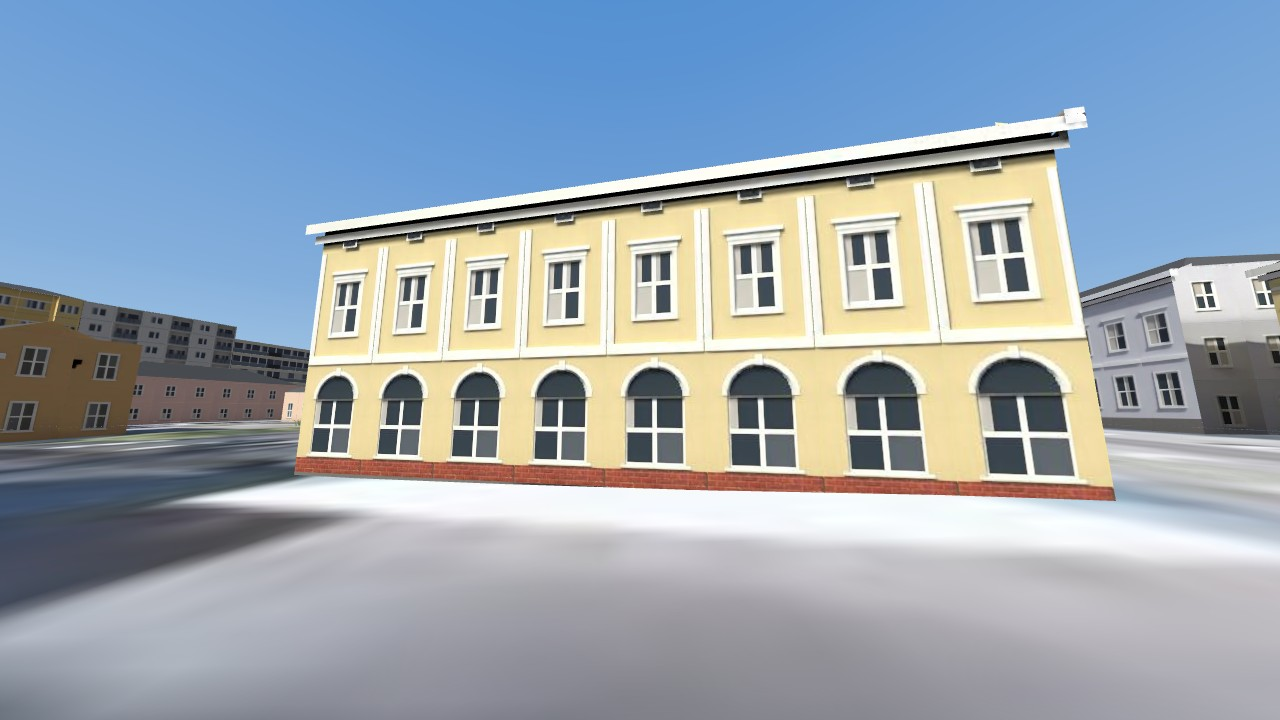
#> input picture tools/rautalanka/examples/peli_A1575a.jpg, 1280 x 720 px
$ python -i facade.py   (imports and definitions only)   (older library calls are emulated)
#> lines starting #> are read from the running program, lines starting #| are printed output that depends on the picture; after the words box and inside, x2 and y2 are one past the last pixel; in counts of white or black regions, pixels touching at a corner belong together
"""Automatic photo facade extraction for Porin kopterilento.

photo -> line segments -> vertical + horizontal vanishing points -> virtual camera rotation to a frontal,
metric view -> floor and bay periods by autocorrelation -> tile grid cut at wall (not window) lines ->
tiles that disagree with the rest (trees, lamp posts, tents, people) dropped -> clean storey module ->
full-height strip for the game (ground floor shopfront + storeys + parapet).

Everything is plain OpenCV/numpy so it runs on any machine; the GPU only matters for the optional
segmentation/inpainting stage (porikit.clean) and for Blender bakes.
"""
from __future__ import annotations
import json, math
from dataclasses import dataclass, asdict, field
import numpy as np
import cv2


# ---------------------------------------------------------------- geometry
def segments(img: np.ndarray, max_side: int = 1600):
    """LSD line segments on a downscaled grey image; returns (N,4) in full-image pixels and the scale."""
    h, w = img.shape[:2]; s = min(1.0, max_side / max(h, w))
    g = cv2.cvtColor(img, cv2.COLOR_BGR2GRAY) if img.ndim == 3 else img
    g = cv2.resize(g, (int(w * s), int(h * s)), interpolation=cv2.INTER_AREA) if s < 1 else g
    lsd = cv2.createLineSegmentDetector(cv2.LSD_REFINE_STD)
    L = lsd.detect(g)[0]
    if L is None: return np.zeros((0, 4)), s
    L = L.reshape(-1, 4) / s
    keep = np.hypot(L[:, 2] - L[:, 0], L[:, 3] - L[:, 1]) > max(h, w) * 0.025
    return L[keep], s


def _line(seg):
    p = np.array([seg[0], seg[1], 1.0]); q = np.array([seg[2], seg[3], 1.0]); l = np.cross(p, q)
    return l / (np.linalg.norm(l[:2]) + 1e-12)


def vanishing_point(segs: np.ndarray, iters: int = 1500, tol_deg: float = 1.2, rng=None):
    """RANSAC vanishing point of a family of segments; returns (vp homogeneous, inlier mask)."""
    rng = rng or np.random.default_rng(1)
    if len(segs) < 2: return None, np.zeros(len(segs), bool)
    lines = np.array([_line(s) for s in segs]); mids = np.c_[(segs[:, 0] + segs[:, 2]) / 2, (segs[:, 1] + segs[:, 3]) / 2, np.ones(len(segs))]
    dirs = np.c_[segs[:, 2] - segs[:, 0], segs[:, 3] - segs[:, 1]]; dirs /= np.linalg.norm(dirs, axis=1, keepdims=True) + 1e-12
    lens = np.hypot(dirs[:, 0], dirs[:, 1]) * np.hypot(segs[:, 2] - segs[:, 0], segs[:, 3] - segs[:, 1])
    best, bm = None, None; tol = math.radians(tol_deg)
    def score(vp):
        # angle between each segment and the ray from its midpoint to the vp
        if abs(vp[2]) < 1e-9: r = np.tile(vp[:2], (len(segs), 1))
        else: r = vp[:2] / vp[2] - mids[:, :2]
        r = r / (np.linalg.norm(r, axis=1, keepdims=True) + 1e-12)
        a = np.arccos(np.clip(np.abs((r * dirs).sum(1)), 0, 1)); m = a < tol
        return (lens * m).sum(), m
    for _ in range(iters):
        i, j = rng.choice(len(segs), 2, replace=False); vp = np.cross(lines[i], lines[j])
        if np.linalg.norm(vp) < 1e-12: continue
        sc, m = score(vp)
        if best is None or sc > best: best, bm, bv = sc, m, vp
    if bm is None or bm.sum() < 2: return None, np.zeros(len(segs), bool)
    # least squares refine on inliers: vp = smallest singular vector of the stacked lines
    A = lines[bm] * lens[bm, None]; vp = np.linalg.svd(A)[2][-1]
    return vp, score(vp)[1]


@dataclass
class Rectification:
    H: list                      # 3x3 homography photo -> frontal view
    size: tuple                  # output (w, h)
    f: float                     # focal length used (px)
    frontal: bool                # photo was already near frontal (no reliable horizontal vp)
    tilt_deg: float              # camera tilt that was removed
    yaw_deg: float               # facade angle that was removed
    region: tuple = ()           # facade area in the output (x0, y0, x1, y1)


def horizontal_vps(hor: np.ndarray, n: int = 4, min_frac: float = 0.05):
    """Sequential RANSAC: up to n horizontal vanishing points (one per visible facade), strongest first."""
    out, left = [], hor.copy(); total = np.hypot(hor[:, 2] - hor[:, 0], hor[:, 3] - hor[:, 1]).sum() + 1e-9
    for _ in range(n):
        if len(left) < 6: break
        vp, inl = vanishing_point(left)
        if vp is None: break
        ln = np.hypot(left[inl, 2] - left[inl, 0], left[inl, 3] - left[inl, 1]).sum()
        if ln / total < min_frac: break
        out.append((vp, left[inl])); left = left[~inl]
    return out


def rectify_all(img: np.ndarray, f_guess: float | None = None, max_out: int = 4096, n: int = 4):
    """One frontal, metric rectification per visible facade (virtual camera rotation H = K R K^-1)."""
    h, w = img.shape[:2]; c = np.array([w / 2, h / 2])
    L, _ = segments(img)
    ang = np.degrees(np.arctan2(L[:, 3] - L[:, 1], L[:, 2] - L[:, 0])) % 180
    vert = L[np.abs(ang - 90) < 25]; hor = L[(ang < 35) | (ang > 145)]
    vv, _ = vanishing_point(vert)
    out = []
    for hv, hseg in horizontal_vps(hor, n):
        f = f_guess or 1.1 * max(w, h); frontal = True
        if abs(hv[2]) > 1e-9 and np.linalg.norm(hv[:2] / hv[2] - c) < 12 * max(w, h): frontal = False
        if vv is not None and abs(vv[2]) > 1e-9 and not frontal and f_guess is None:
            d = -np.dot(vv[:2] / vv[2] - c, hv[:2] / hv[2] - c)
            if d > 0: f = float(np.clip(math.sqrt(d), 0.6 * max(w, h), 3.0 * max(w, h)))
        K = np.array([[f, 0, c[0]], [0, f, c[1]], [0, 0, 1.0]]); Ki = np.linalg.inv(K)
        up = Ki @ vv if vv is not None else np.array([0, -1.0, 0]); up = up / np.linalg.norm(up)
        if up[1] > 0: up = -up
        right = np.array([1.0, 0, 0]) if frontal else Ki @ hv
        right = right / np.linalg.norm(right)
        if right[0] < 0: right = -right
        right = right - up * np.dot(right, up); right /= np.linalg.norm(right)
        fwd = np.cross(right, -up); fwd /= np.linalg.norm(fwd)
        H = K @ np.stack([right, -up, fwd]) @ Ki
        # canvas: fit the facade's own segments (plus margin) rather than the whole photo
        P = np.c_[np.r_[hseg[:, 0], hseg[:, 2]], np.r_[hseg[:, 1], hseg[:, 3]], np.ones(2 * len(hseg))].T
        q = H @ P; q = q[:2] / q[2]
        fx0, fx1 = np.percentile(q[0], 2), np.percentile(q[0], 98); fy0, fy1 = np.percentile(q[1], 2), np.percentile(q[1], 98)
        mx, my = 0.08 * (fx1 - fx0), 0.15 * (fy1 - fy0)
        x0, x1, y0, y1 = fx0 - mx, fx1 + mx, fy0 - my, fy1 + my
        sc = min(1.0, max_out / max(x1 - x0, y1 - y0))
        T = np.array([[sc, 0, -x0 * sc], [0, sc, -y0 * sc], [0, 0, 1]])
        rec = Rectification((T @ H).tolist(), (int((x1 - x0) * sc), int((y1 - y0) * sc)), f, frontal,
                            math.degrees(math.asin(np.clip(-up[2], -1, 1))), math.degrees(math.atan2(right[2], right[0])))
        rec.region = (int((fx0 - x0) * sc), int((fy0 - y0) * sc), int((fx1 - x0) * sc), int((fy1 - y0) * sc))
        out.append(rec)
    return out


# [4 lines left out: function rectify, not called in this run]


def warp(img, rec: Rectification):
    return cv2.warpPerspective(img, np.array(rec.H), rec.size, flags=cv2.INTER_CUBIC, borderMode=cv2.BORDER_CONSTANT, borderValue=(0, 0, 0))


# [22 lines left out: functions warp_quad, _period, not called in this run]


def _phase(energy: np.ndarray, period: float):
    """Offset in [0, period) where a cut line crosses the least edge energy (a wall band, not a window)."""
    n = int(period); best, bo = None, 0
    for o in range(n):
        idx = np.arange(o, len(energy), period).astype(int); idx = idx[idx < len(energy)]
        v = energy[idx].mean() if len(idx) else 1e9
        if best is None or v < best: best, bo = v, o
    return bo


@dataclass
class Module:
    floor_px: float
    bay_px: float
    x0: float
    y0: float
    tiles_used: int
    tiles_total: int
    score_floor: float
    score_bay: float
    region: tuple = field(default_factory=tuple)
    single: bool = False


def _best_period(sig: np.ndarray, lo: int, hi: int):
    """Autocorrelation period; prefers the fundamental (a strong peak at p/2 wins over p)."""
    s = sig - sig.mean(); n = len(s); hi = min(hi, n // 2)
    if hi <= lo + 2: return None, 0.0
    ac = np.array([(s[:-k] * s[k:]).mean() for k in range(1, hi)]) / (s.var() + 1e-9)   # ac[k-1] = lag k
    peaks = [k for k in range(max(lo, 2), hi - 1) if ac[k - 1] >= ac[k - 2] and ac[k - 1] >= ac[k] and ac[k - 1] > 0.15]
    if not peaks: return None, 0.0
    k = max(peaks, key=lambda q: ac[q - 1])
    for d in (2, 3):                                          # fundamental check
        cand = [q for q in peaks if abs(q - k / d) <= max(2, k * 0.04)]
        if cand and ac[cand[0] - 1] > 0.8 * ac[k - 1]: k = cand[0]
    a, b, c = ac[k - 2], ac[k - 1], ac[k]; dd = (a - c) / (2 * (a - 2 * b + c) + 1e-12)
    return k + float(np.clip(dd, -0.5, 0.5)), float(ac[k - 1])


def find_module(rect: np.ndarray, region=None, floor_range=(40, 400), bay_range=(30, 900)):
    """Floor and bay period + phase inside region (x0,y0,x1,y1) of a rectified facade."""
    if region is None:
        valid = (rect.sum(2) > 0).astype(np.uint8); ys, xs = np.nonzero(valid)
        region = (int(np.percentile(xs, 3)), int(np.percentile(ys, 3)), int(np.percentile(xs, 97)), int(np.percentile(ys, 97)))
    x0, y0, x1, y1 = [int(v) for v in region]
    g = cv2.cvtColor(rect[y0:y1, x0:x1], cv2.COLOR_BGR2GRAY).astype(np.float32)
    ok = g > 0
    rows = np.array([r[m].mean() if m.sum() > 10 else 0 for r, m in zip(g, ok)])
    # columns: only the upper part (tents, trees and people sit low)
    gu = g[: max(10, int(g.shape[0] * 0.6))]; oku = gu > 0
    cols = np.array([c[m].mean() if m.sum() > 10 else 0 for c, m in zip(gu.T, oku.T)])
    fp, fs = _best_period(rows, *floor_range); bp, bs = _best_period(cols, *bay_range)
    single = fp is None or fp > 0.8 * (y1 - y0)                 # one storey (wooden houses): the whole selection is the module
    if single: fp = float(y1 - y0)
    if bp is None: bp = float(x1 - x0)
    # half / double ambiguity: shift the facade by the candidate period and compare it with itself;
    # the true period is the smallest shift that lines the facade up as well as twice that shift does
    def shift_diff(c, axis):
        k = int(round(c)); A = g if axis == 0 else gu
        if axis == 0: a, b = A[:-k], A[k:]
        else: a, b = A[:, :-k], A[:, k:]
        m = (a > 0) & (b > 0)
        return float(np.abs(a - b)[m].mean()) if m.sum() > 100 else 1e9
    for axis, rng_ in (((1, bay_range),) if single else ((0, floor_range), (1, bay_range))):
        p = fp if axis == 0 else bp; lim = (y1 - y0) if axis == 0 else (x1 - x0)
        cand = [c for c in (p / 2, p, p * 2) if rng_[0] <= c <= rng_[1] and c * 2 <= lim]
        dv = {c: shift_diff(c, axis) for c in cand}; best = min(dv.values())
        p = min(c for c in cand if dv[c] <= best * 1.1)
        if axis == 0: fp = p
        else: bp = p
    gy = np.abs(cv2.Sobel(g, cv2.CV_32F, 0, 1, ksize=3)); gx = np.abs(cv2.Sobel(gu, cv2.CV_32F, 1, 0, ksize=3))
    oy = _phase(gy.mean(1), fp); ox = _phase(gx.mean(0), bp)
    oy = 0 if single else oy
    m = Module(fp, bp, x0 + ox, y0 + oy, 0, 0, fs, bs, (x0, y0, x1, y1)); m.single = single
    return m


def extract_tile(rect: np.ndarray, m: Module, keep: float = 0.5):
    """Cut the facade into floor x bay tiles, drop the ones that disagree (occluders), median the rest."""
    fw, fh = int(round(m.bay_px)), int(round(m.floor_px)); x0, y0, x1, y1 = m.region
    tiles, pos = [], []
    j = 0
    while m.y0 + (j + 1) * m.floor_px <= y1 + 1:
        i = 0
        while m.x0 + (i + 1) * m.bay_px <= x1 + 1:
            M = np.float32([[1, 0, -(m.x0 + i * m.bay_px)], [0, 1, -(m.y0 + j * m.floor_px)]])
            t = cv2.warpAffine(rect, M, (fw, fh), flags=cv2.INTER_LINEAR).astype(np.float32)
            if (t.sum(2) == 0).mean() < 0.02: tiles.append(t); pos.append((i, j))
            i += 1
        j += 1
    if not tiles: raise ValueError('facade too small for a module')
    if len(tiles) == 1:                                           # one wall section (low houses): use it as it is
        m.tiles_used, m.tiles_total = 1, 1; return tiles[0].clip(0, 255).astype(np.uint8), pos, np.zeros(1)
    T = np.stack(tiles); med = np.median(T, 0)
    dev = np.abs(T - med).mean((1, 2, 3)); order = np.argsort(dev)
    n = max(2, int(math.ceil(len(T) * keep))); best = T[order[:n]]
    tile = np.median(best, 0)
    m.tiles_used, m.tiles_total = n, len(T)
    return tile.clip(0, 255).astype(np.uint8), [pos[k] for k in order[:n]], dev


# [38 lines left out: functions seamless, wall_colour, shopfront, build_strip, not called in this run]


# ---------------------------------------------------------------- one call
def process(photo_path: str, out_prefix: str, eave_m: float | None = None, quad=None, region=None, f_guess=None, floor_mul: float = 1.0, bay_mul: float = 1.0):
    """Whole automatic chain for one photo. Writes <out>_rect.jpg, <out>_tile.png, <out>.json (+ <out>_strip.jpg when eave_m is given)."""
#> called with out_prefix = 'out.png', floor_mul = 1, bay_mul = 1
    img = cv2.imread(photo_path)
#> img is the input picture: shape (720, 1280, 3); mean B, G, R 178.1, 165.9, 153.3
    if img is None: raise FileNotFoundError(photo_path)
    if quad is not None:
        q = np.float32(quad); wq = int(max(np.linalg.norm(q[1] - q[0]), np.linalg.norm(q[2] - q[3]))); hq = int(max(np.linalg.norm(q[3] - q[0]), np.linalg.norm(q[2] - q[1])))
        rect, H = warp_quad(img, quad, wq, hq); info = {'mode': 'quad', 'H': H.tolist()}
        m = find_module(rect, region)
        if eave_m and eave_m < 7.5:                                   # low house: board cladding is not a storey rhythm
            m.single = True; m.floor_px = float(m.region[3] - m.region[1]); m.y0 = float(m.region[1])
            m.bay_px = float(m.region[2] - m.region[0]); m.x0 = float(m.region[0])   # the whole selected wall section repeats
        m.floor_px *= floor_mul; m.bay_px *= bay_mul
        tile, used, dev = extract_tile(rect, m); cands = []
    else:
        cands = []
        for k, rec in enumerate(rectify_all(img, f_guess)):
#> in rectify_all, `h, w = img.shape[:2]`: h = 720; w = 1280
#> in rectify_all, `c = np.array([w / 2, h / 2])`: c = [640, 360]
#> in segments, `h, w = img.shape[:2]`: h = 720; w = 1280
#> in segments, `s = min(1.0, max_side / max(h, w))`: s = 1
#> in segments, `g = cv2.cvtColor(img, cv2.COLOR_BGR2GRAY) if img.ndim == 3 else img`:
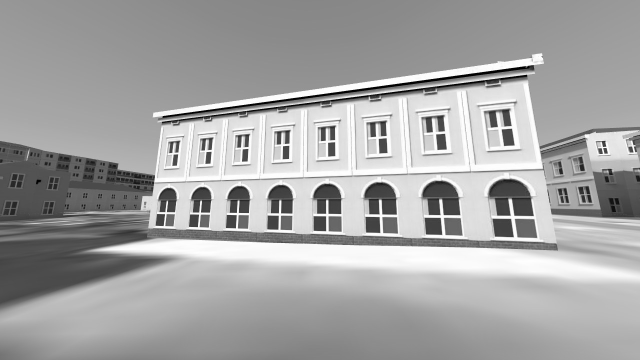
#> g: shape (720, 1280) (shown at 1/2 size); min 0, max 255, mean 163.6
#> in _line, `p = np.array([seg[0], seg[1], 1.0])`: p = [322.2, 251.9, 1]
#> in _line, `q = np.array([seg[2], seg[3], 1.0])`: q = [304.2, 391.7, 1]
#> in _line, `l = np.cross(p, q)`: l = [-139.8, -17.92, 49547.6]
#> in vanishing_point, `tol = math.radians(tol_deg)`: tol = 0.0209
#> in vanishing_point, `vp = np.linalg.svd(A)[2][-1]`: vp = [0.279, -0.96, 0.000436]
#> in horizontal_vps, `total = np.hypot(hor[:, 2] - hor[:, 0], hor[:, 3] - hor[:, 1]).sum() +`: total = 16337.7
            try:
                r = warp(img, rec); mm = find_module(r, region or rec.region); t, u, d = extract_tile(r, mm)
                cover = (mm.region[2] - mm.region[0]) * (mm.region[3] - mm.region[1]) / (r.shape[0] * r.shape[1])
                sc = mm.score_floor * mm.score_bay * (0.5 + cover)
                cands.append((sc, k, rec, r, mm, t, u))
            except ValueError: continue
#> this loop made 2 passes
#> pass 1, in process, `r = warp(img, rec)`:
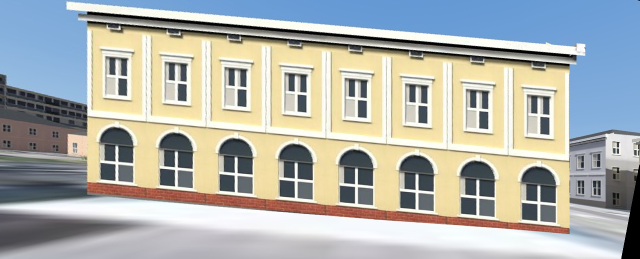
#> r: shape (517, 1279, 3) (shown at 1/2 size); mean B, G, R 173, 177.3, 174.4
#> pass 1, in find_module, `g = cv2.cvtColor(rect[y0:y1, x0:x1], cv2.COLOR_BGR2GRAY).astype(np.flo..`:
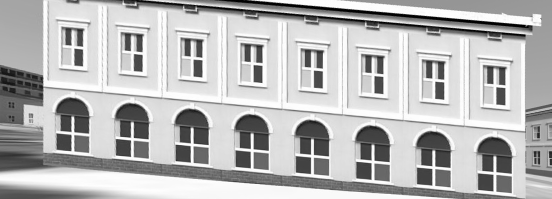
#> g: shape (398, 1103) float32 (shown at 1/2 size); min 0, max 255, mean 183.1
#> pass 1, in find_module, `ok = g > 0`:
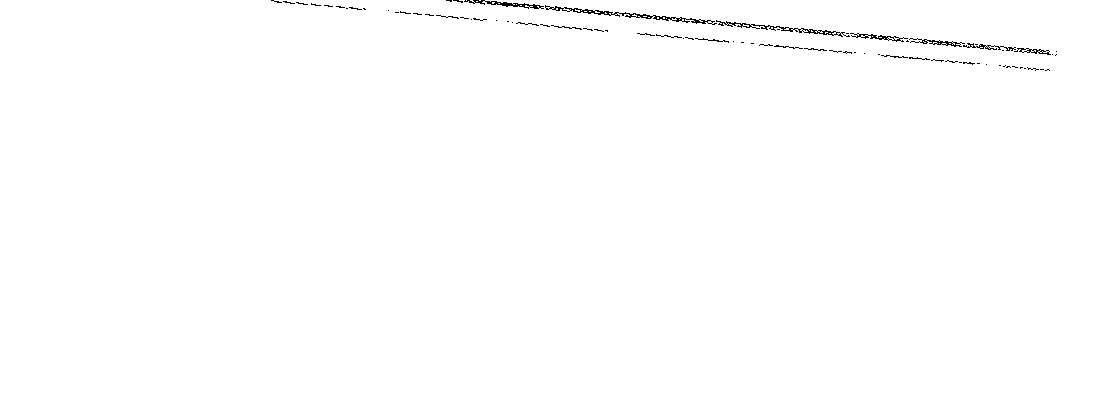
#> ok: shape (398, 1103) bool; 99.5% white; black in thin lines or dots, all inside (x1, y1, x2, y2) = (271, 0, 1057, 71)
#> after the loop:
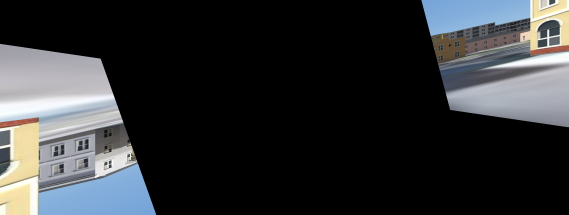
#> r: shape (1286, 3409, 3) (shown at 1/6 size); mean B, G, R 51.4, 49.3, 47.4
        if not cands: raise ValueError('no facade with a regular window rhythm')
        cands.sort(key=lambda c: -c[0]); sc, k, rec, rect, m, tile, used = cands[0]
#> after `sc, k, rec, rect, m, tile, used = cands[0]`:
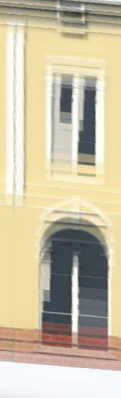
#> tile: shape (398, 121, 3); mean of channels 0, 1, 2 165.4, 191.6, 201.9; drawn as B, G, R
        info = {'mode': 'auto', 'candidate': k, 'score': sc, **{kk: v for kk, v in asdict(rec).items()}, 'alternatives': [
            {'candidate': c[1], 'score': c[0], 'yaw_deg': c[2].yaw_deg, 'floor_px': c[4].floor_px, 'bay_px': c[4].bay_px} for c in cands[1:]]}
        for c in cands[1:]: cv2.imwrite(f"{out_prefix}_alt{c[1]}_rect.jpg", c[3], [cv2.IMWRITE_JPEG_QUALITY, 80])
#> this loop made 0 passes
    cv2.imwrite(out_prefix + '_rect.jpg', rect, [cv2.IMWRITE_JPEG_QUALITY, 88]); cv2.imwrite(out_prefix + '_tile.png', tile)
    meta = {'photo': photo_path, **info, 'module': asdict(m), 'tile_px': list(tile.shape[:2]), 'used': used}
    if eave_m:
        strip, sm = build_strip(tile, eave_m if not m.single or eave_m < 7.5 else eave_m); cv2.imwrite(out_prefix + '_strip.jpg', strip, [cv2.IMWRITE_JPEG_QUALITY, 90]); meta['strip'] = sm
    json.dump(meta, open(out_prefix + '.json', 'w'), indent=1, default=float)
    return meta

>>> result = process('../../tools/rautalanka/examples/peli_A1575a.jpg', 'out.png')
